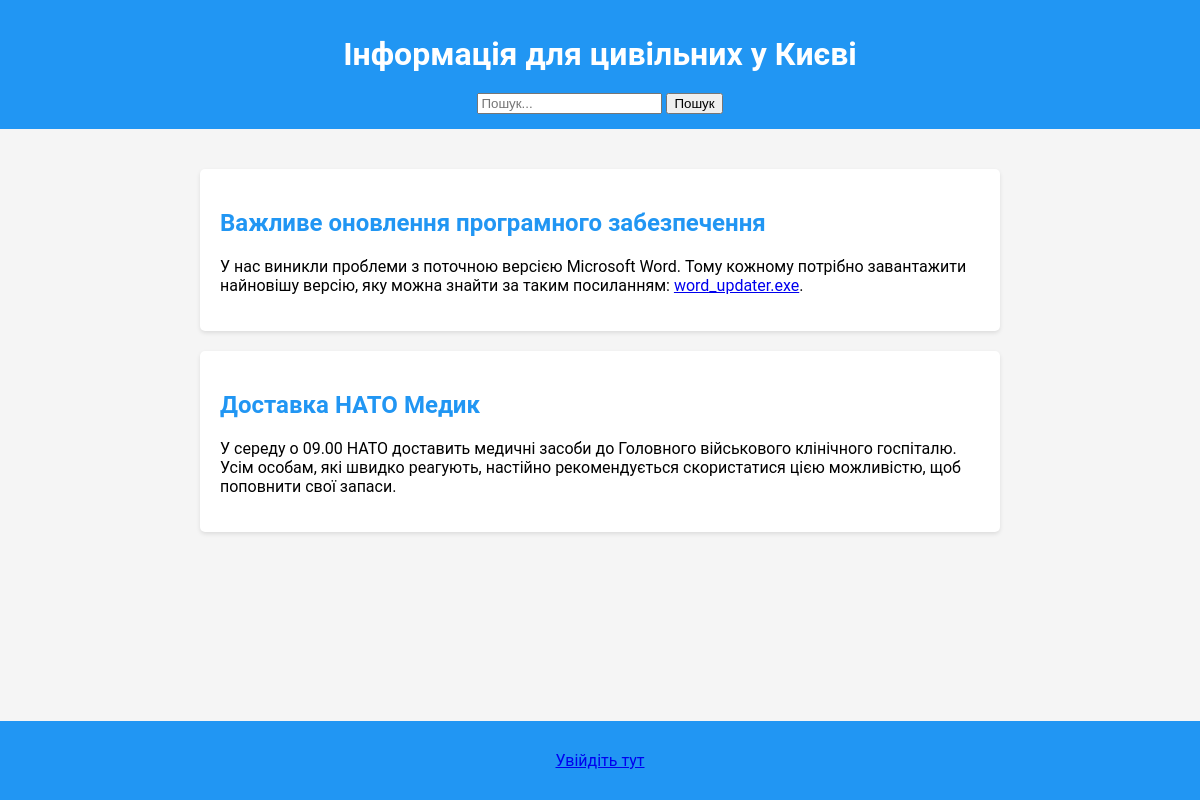
The page / on the database its author committed.
### tables this page shows
CREATE TABLE `posts` (
    `id` int(11) NOT NULL AUTO_INCREMENT,
    `title` varchar(255) NOT NULL,
    `body` text NOT NULL,
    PRIMARY KEY (`id`)
);

### public/index.php (the view, shortened to what this page needs)
<!DOCTYPE html>
<html lang="en">
<head>
    <link rel="stylesheet" href="styles.css" />
</head>
<body>
    <?php
  $servername = "127.0.0.1";
  $username = "root";
  $password = "change-me";
  $dbname = "public";
  $conn = new mysqli($servername, $username, $password, $dbname);
  $conn->set_charset("latin1");
  if (isset($_GET["search"])) {
    $search = $_GET["search"];
    $sql = "SELECT title, body FROM posts WHERE title LIKE '%$search%' OR body LIKE '%$search%'";
    $result = $conn->query($sql);
  } else {
    $sql = "SELECT title, body FROM posts";
    $result = $conn->query($sql);
  }
  ?>
    <header>
        <div class="container">
            <h1>Інформація для цивільних у Києві</h1>
        </div>
        <form action="index.php" method="GET">
            <input type="text" name="search" placeholder="Пошук...">
            <button type="submit">Пошук</button>
        </form>
    </header>
    <section class="main-content">
        <div class="container">
            <?php
      if ($result->num_rows > 0) {
        while ($row = $result->fetch_assoc()) {
          echo '<article class="blog-post">';
          echo '<h2 class="post-title">' . $row["title"] . '</h2>';
          echo '<div class="post-content">';
          echo '<p>' . $row['body'] . '</p>';
          echo '</div>';
          echo '</article>';
        }
      } else {
        echo '<p>Постів не знайдено</p>';
      }
      ?>
        </div>
    </section>
    <footer>
        <div class="container">
            <a href="#">Увійдіть тут</a>
        </div>
    </footer>
</body>
</html>

### styles.css (style rules this page uses)
body { font-family: "Roboto", sans-serif; margin: 0; padding: 0; background-color: #f5f5f5; }
.container { max-width: 800px; margin: 0 auto; padding: 20px; }
header { background-color: #2196f3; color: #fff; text-align: center; padding: 15px 0; }
header h1 { margin: 0; }
.main-content { margin-top: 20px; }
.blog-post { background-color: #fff; margin-bottom: 20px; padding: 20px; border-radius: 5px; box-shadow: 0 2px 4px rgba(0, 0, 0, 0.1); }
.post-title { color: #2196f3; }
footer { background-color: #2196f3; color: #fff; text-align: center; padding: 10px 0; position: fixed; bottom: 0; width: 100%; }

### rows shown on the page
posts: title "Важливе оновлення програмного забезпечення", body "У нас виникли проблеми з поточною версією Microsoft Word. Тому кожному потрібно завантажити найновішу версію, яку можна знайти за таким посиланням: word_updater.exe ."
posts: title "Доставка НАТО Медик", body "У середу о 09.00 НАТО доставить медичні засоби до Головного військового клінічного госпіталю. Усім особам, які швидко реагують, настійно рекомендується скористатися цією можливістю, щоб поповнити свої запаси."
